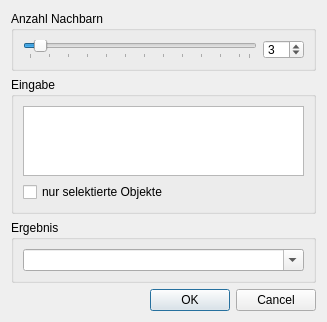
<?xml version="1.0" encoding="UTF-8"?>
<ui version="4.0">
 <class>ConcaveHull</class>
 <widget class="QDialog" name="ConcaveHull">
  <property name="geometry">
   <rect>
    <x>0</x>
    <y>0</y>
    <width>327</width>
    <height>319</height>
   </rect>
  </property>
  <property name="windowTitle">
   <string>ConcaveHull</string>
  </property>
  <layout class="QVBoxLayout" name="verticalLayout">
   <item>
    <widget class="QGroupBox" name="groupBox">
     <property name="minimumSize">
      <size>
       <width>0</width>
       <height>60</height>
      </size>
     </property>
     <property name="maximumSize">
      <size>
       <width>16777215</width>
       <height>62</height>
      </size>
     </property>
     <property name="title">
      <string>Anzahl Nachbarn</string>
     </property>
     <layout class="QHBoxLayout" name="horizontalLayout">
      <item>
       <widget class="QSlider" name="horizontalSlider">
        <property name="minimum">
         <number>2</number>
        </property>
        <property name="maximum">
         <number>25</number>
        </property>
        <property name="pageStep">
         <number>5</number>
        </property>
        <property name="value">
         <number>3</number>
        </property>
        <property name="orientation">
         <enum>Qt::Horizontal</enum>
        </property>
        <property name="tickPosition">
         <enum>QSlider::TicksBelow</enum>
        </property>
        <property name="tickInterval">
         <number>2</number>
        </property>
       </widget>
      </item>
      <item>
       <widget class="QSpinBox" name="sb_neighbors">
        <property name="minimum">
         <number>2</number>
        </property>
        <property name="maximum">
         <number>25</number>
        </property>
        <property name="value">
         <number>3</number>
        </property>
       </widget>
      </item>
     </layout>
    </widget>
   </item>
   <item>
    <widget class="QGroupBox" name="groupBox_2">
     <property name="title">
      <string>Eingabe</string>
     </property>
     <property name="checkable">
      <bool>false</bool>
     </property>
     <layout class="QVBoxLayout" name="verticalLayout_2">
      <item>
       <widget class="QListWidget" name="ls_layers">
        <property name="selectionMode">
         <enum>QAbstractItemView::ExtendedSelection</enum>
        </property>
       </widget>
      </item>
      <item>
       <widget class="QCheckBox" name="cb_selected_only">
        <property name="text">
         <string>nur selektierte Objekte</string>
        </property>
       </widget>
      </item>
     </layout>
    </widget>
   </item>
   <item>
    <widget class="QGroupBox" name="groupBox_3">
     <property name="title">
      <string>Ergebnis</string>
     </property>
     <layout class="QVBoxLayout" name="verticalLayout_3">
      <item>
       <widget class="QComboBox" name="cb_output">
        <property name="toolTip">
         <string>Layername eingeben oder einen Layer aus der Liste wählen</string>
        </property>
        <property name="editable">
         <bool>true</bool>
        </property>
       </widget>
      </item>
     </layout>
    </widget>
   </item>
   <item>
    <widget class="QDialogButtonBox" name="buttonBox">
     <property name="orientation">
      <enum>Qt::Horizontal</enum>
     </property>
     <property name="standardButtons">
      <set>QDialogButtonBox::Cancel|QDialogButtonBox::Ok</set>
     </property>
    </widget>
   </item>
  </layout>
 </widget>
 <resources/>
 <connections>
  <connection>
   <sender>buttonBox</sender>
   <signal>accepted()</signal>
   <receiver>ConcaveHull</receiver>
   <slot>accept()</slot>
   <hints>
    <hint type="sourcelabel">
     <x>227</x>
     <y>301</y>
    </hint>
    <hint type="destinationlabel">
     <x>157</x>
     <y>274</y>
    </hint>
   </hints>
  </connection>
  <connection>
   <sender>buttonBox</sender>
   <signal>rejected()</signal>
   <receiver>ConcaveHull</receiver>
   <slot>reject()</slot>
   <hints>
    <hint type="sourcelabel">
     <x>316</x>
     <y>292</y>
    </hint>
    <hint type="destinationlabel">
     <x>286</x>
     <y>274</y>
    </hint>
   </hints>
  </connection>
  <connection>
   <sender>horizontalSlider</sender>
   <signal>sliderMoved(int)</signal>
   <receiver>sb_neighbors</receiver>
   <slot>setValue(int)</slot>
   <hints>
    <hint type="sourcelabel">
     <x>212</x>
     <y>43</y>
    </hint>
    <hint type="destinationlabel">
     <x>278</x>
     <y>43</y>
    </hint>
   </hints>
  </connection>
  <connection>
   <sender>sb_neighbors</sender>
   <signal>valueChanged(int)</signal>
   <receiver>horizontalSlider</receiver>
   <slot>setValue(int)</slot>
   <hints>
    <hint type="sourcelabel">
     <x>292</x>
     <y>47</y>
    </hint>
    <hint type="destinationlabel">
     <x>149</x>
     <y>48</y>
    </hint>
   </hints>
  </connection>
 </connections>
</ui>
